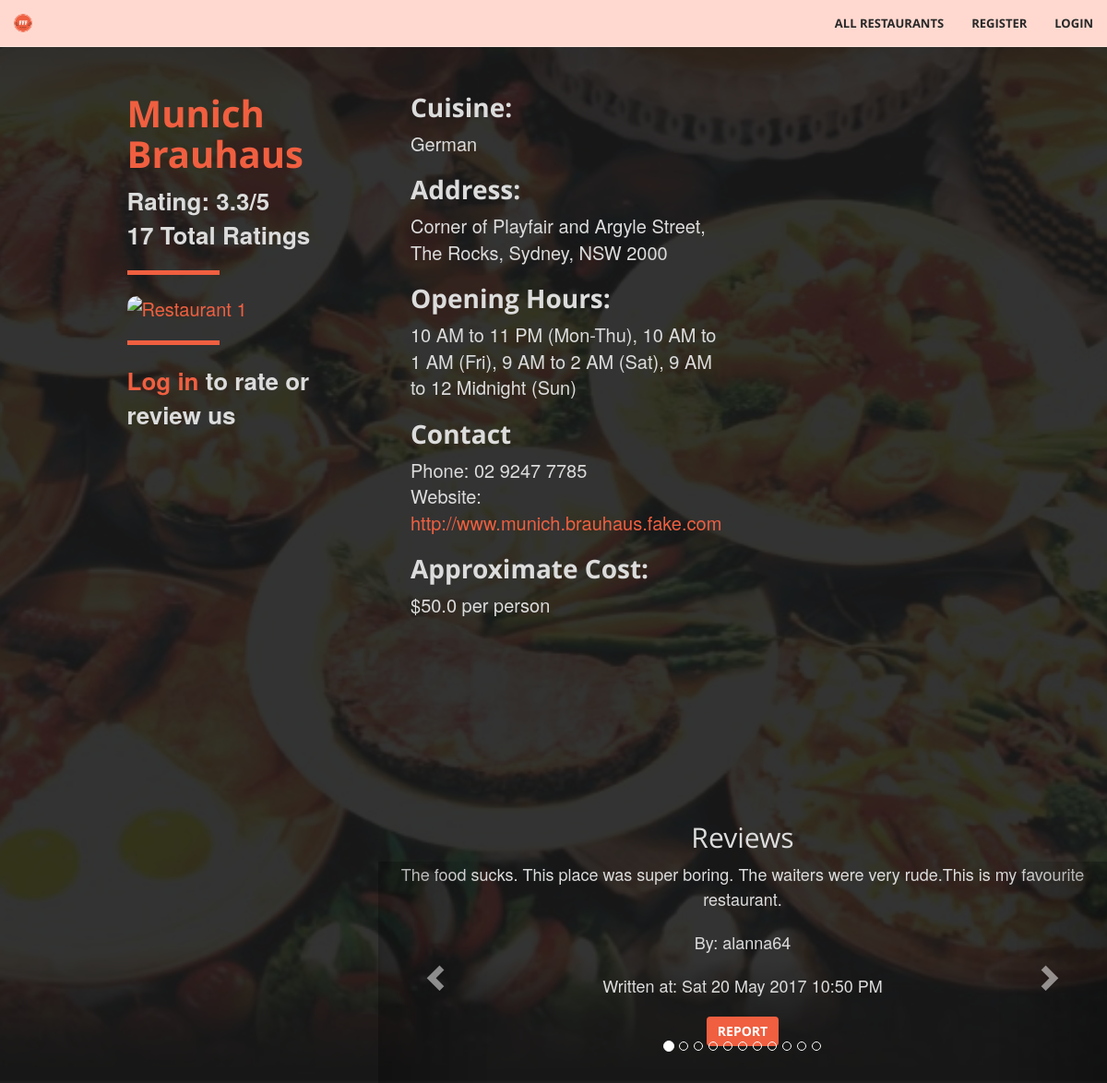
Screenshot of /restaurant/2 with the database file from the repository.
### tables this page shows
CREATE TABLE Restaurants (
				id			INTEGER not null unique,
				name		TEXT not null,
				suburb	TEXT not null,
				address	TEXT not null,
				postcode INTEGER not null,
				phone		TEXT,
				hours		TEXT, -- business hours; varying format
				cuisine	TEXT not null,
				owner		TEXT,
				website	TEXT not null check (website like 'http%://_%'),
				cost		FLOAT not null, -- average cost per person
				image		TEXT check (image like 'http%://_%'),
				PRIMARY KEY (id),
				FOREIGN KEY (owner) REFERENCES Users(username)
			);

CREATE TABLE Reviews (
				id				INTEGER unique not null,
				user			TEXT not null,
				restaurant	INTEGER not null,
				review		TEXT not null,
				timestamp	DATE not null,
				reported		INTEGER not null check (reported == 0 || reported == 1),
				PRIMARY KEY (user, restaurant), -- one review per user per restaurant
				FOREIGN KEY (user) REFERENCES Users(username),
				FOREIGN KEY (restaurant) REFERENCES Restaurants(id)
	);

### fff.py (the view, shortened to what this page needs)
@app.route('/restaurant/<path:rest_id>', methods=['GET', 'POST'])
def restaurant_page(rest_id):
	conn = sqlite3.connect('data.db')
	c = conn.cursor()
	r = db_interface.get_restaurant_by_id(c, id=rest_id)
	if r:
		reviews = db_interface.get_reviews(c, rest_id)
		already_reviewed = False
		if 'username' in session:
			already_reviewed = db_interface.already_reviewed_restaurant(c, rest_id, session['username'])
		if request.method == 'GET':
			return render_template('restaurant.html', restaurant=r, logged_in=('username' in session),
								   reviews=reviews, already_reviewed=already_reviewed)
	else:
		flash('Restaurant not found!')
		return redirect(url_for('restaurants_page'))

### classes.py (called while the page is built)
	def get_id(self): # Does not require setter
		return self.id

	def get_name(self):
		return self.name

	def get_address(self):
		return self.address

	def get_cuisine(self):
		return self.cuisine

	def get_phone(self):
		return self.phone

	def get_hours(self):
		return self.hours

	def get_rating(self):
		return self.rating

	def get_numRating(self):
		return self.numRating

	def get_website(self):
		return self.website

	def get_cost(self):
		return self.cost

	def get_image(self):
		return self.image

	def get_id(self):
		return self.id

	def get_user(self):
		return self.user

	def get_review(self):
		return self.review

	def get_timestamp(self):
		return self.timestamp

### db_interface.py (called while the page is built)
def get_restaurant_by_id(c, id):
	c.execute("""SELECT * FROM Restaurants WHERE ID=?""", (id, ))
	res = c.fetchone()
	if res:
		 r = Restaurant(
				id=res[0],
				name=res[1],
				suburb=res[2],
				address=res[3],
				postcode=res[4],
				phone=res[5],
				hours=res[6],
				cuisine=res[7],
				owner=res[8],
				website=res[9],
				cost=res[10],
				image=res[11],
				rating=find_average_rating(c, res[0]),
				numRating=find_number_rating(c, res[0])
		 )
		 return r

def find_average_rating(c, i):
	ratings = c.execute("SELECT rating FROM Ratings WHERE restaurant=?", (i, )).fetchall()
	ratings = [r[0] for r in ratings]
	avg = average(ratings)
	if avg == -1:
		 return 0 #this needs to be a number
	return avg

def find_number_rating(c, i):
	r = c.execute("SELECT COUNT(*) FROM Ratings WHERE restaurant=?", (i, )).fetchone()
	return r[0]

def get_reviews(c, restaurant_id):
	results = []
	c.execute("SELECT * FROM Reviews WHERE restaurant=?", (restaurant_id, ))
	for review in c.fetchall():
		 r = Review(
				id=review[0],
				user=review[1],
				review=review[3],
				timestamp=datetime.datetime.strptime(review[4], "%Y-%m-%d %H:%M:%S.%f"),
				reported=review[5]
		 )
		 results.append(r)
	return results

### fff.py (called while the page is built)
@app.context_processor
def utility_processor():
	def is_admin(user):
		conn = sqlite3.connect('data.db')
		c = conn.cursor()
		is_ad = c.execute('SELECT admin FROM Users where username="%s"' %user).fetchone()[0]
		if is_ad == 0:
			return False
		else:
			return True
	return dict(is_admin=is_admin)

### helpers_fff.py (called while the page is built)
def average(arr):  # Calculates average value of an array
    total = 0
    i = 0
    while i < len(arr):
        total += arr[i]
        i += 1
    if i == 0:
        return -1
    else:
        return round(total/i, 1)

### templates/restaurant.html (shortened to what this page needs)
{% extends "base.html" %}
{% block body %}
<header>
  <div class="restaurants">
    <div class="row">
      <br/>
      <div class="col-xs-3 col-xs-offset-1">
        <div class ="restaurants-listing-box">
          <div class="restaurants-listing">
            <h1>{{ restaurant.get_name() }} </h1>
            {% if restaurant.get_rating() == 0 %}
				  <b> Unrated </b> <br>
            {% else %}
				  <b> Rating: {{ restaurant.get_rating() }}/5 </b> <br>
              <b>{{ restaurant.get_numRating() }} Total Ratings</b>
            {% endif %}
            <hr align= "left">
            <a href="{{ url_for('restaurant_page', rest_id = restaurant.get_id()) }}"><img src="{{ restaurant.get_image() }}" alt="Restaurant 1" height ="300" width="440"></a> </br>
              {% if logged_in %}
                <h2>Rate us</h2>
                <form method="POST">
                  <fieldset class="rating">
                    <input type="radio" id="star5" name="rating" value="5" />
                    <label class = "full" for="star5" title="Amazing - 5 stars"></label>
                    <input type="radio" id="star4half" name="rating" value="4.5" />
                    <label class="half" for="star4half" title="4.5 stars"></label>
                    <input type="radio" id="star4" name="rating" value="4" />
                    <label class = "full" for="star4" title="Very good - 4 stars"></label>
                    <input type="radio" id="star3half" name="rating" value="3.5" />
                    <label class="half" for="star3half" title="3.5 stars"></label>
                    <input type="radio" id="star3" name="rating" value="3" />
                    <label class = "full" for="star3" title="Average - 3 stars"></label>
                    <input type="radio" id="star2half" name="rating" value="2.5" />
                    <label class="half" for="star2half" title="2.5 stars"></label>
                    <input type="radio" id="star2" name="rating" value="2" />
                    <label class = "full" for="star2" title="Below average - 2 stars"></label>
                    <input type="radio" id="star1half" name="rating" value="1.5" />
                    <label class="half" for="star1half" title="1.5 stars"></label>
                    <input type="radio" id="star1" name="rating" value="1" />
                    <label class = "full" for="star1" title="Not great - 1 star"></label>
                    <input type="radio" id="starhalf" name="rating" value="0.5" />
                    <label class="half" for="starhalf" title="0.5 stars"></label>
                  </fieldset>
                    <br>
                    <hr align = "left">
                  <input type="submit" value="Submit" class="btn btn-primary">
                </form>
                <hr>
              {%else%}
              <hr align= "left">
              <b><a class="page-scroll" href="{{ url_for('login') }}">Log in</a> to rate or review us</b>
              {% endif %}
          </div>
        </div>
      </div>
      <div class="col-xs-4">
        <div class="restaurants-listing">
          <h2>Cuisine:</h2>
          {{ restaurant.get_cuisine() }} <br/>
          <h2>Address:</h2>
          {{ restaurant.get_address() }} <br/>
          <h2>Opening Hours:</h2>
          {{ restaurant.get_hours() }} <br/>
          <h2>Contact </h2>
          Phone: {{ restaurant.get_phone() }} <br/>
          Website: <a href="{{ restaurant.get_website() }}">{{ restaurant.get_website() }}</a> <br/>
          <h2>Approximate Cost:</h2>
          ${{restaurant.get_cost()}} per person <br/> <br/>
        </div>
      </div>
    </div>
    <div class="row">
      <div class="col-xs-3 col-xs-offset-1">
      </div>
      <div class="col-xs-8">
        <h2>Reviews</h2>
        <div id="carousel-reviews" class="carousel slide" data-ride="carousel">
          <div class="row">
            <div class="carousel-inner" role="listbox">
              {% if reviews|length == 0 %}
                 <p>No reviews yet!</p>
              {% else %}
              {% for i in range(reviews|length) %}
                {% if i == 0 %}
                  <div class="item active">
                {% else %}
                  <div class="item">
                {% endif %}
                  <p>{{ reviews[i].get_review() }}</p>
                  <p>By: {{ reviews[i].get_user() }}</p>
                  <p>Written at: {{ reviews[i].get_timestamp().strftime('%a %d %b %Y %I:%M %p') }}</p>
						<form method="POST">
						  <input type="submit" name="report_review" value=Report Review" class="btn btn-primary">
						</form>
                  <br/>
                  <br/>
                </div>
              {% endfor %}
              {% endif %}
            </div>
            <a class="left carousel-control" href="#carousel-reviews" role="button" data-slide="prev">
              <span class="glyphicon glyphicon-chevron-left" aria-hidden="true"></span>
            </a>
            <a class="right carousel-control" href="#carousel-reviews" role="button" data-slide="next">
              <span class="glyphicon glyphicon-chevron-right" aria-hidden="true"></span>
            </a>
          </div>
          <div class="row">
            <ol class="carousel-indicators">
              {% for i in range(reviews|length) %}
                {% if i == 0 %}
                  <li data-target="#carousel-reviews" data-slide-to="{{ i }}" class="active"></li>
                {% else %}
                  <li data-target="#carousel-reviews" data-slide-to="{{ i }}"></li>
                {% endif %}
              {% endfor %}
            </ol>
          </div>
        </div>
      </div>
    </div>
  </div>
</header>
{% endblock %}

### templates/base.html (shortened to what this page needs)
<!DOCTYPE html>
<html lang="en">
    <head>
        <link href="{{ url_for('static', filename='vendor/bootstrap/css/bootstrap.min.css') }}" rel="stylesheet" type="text/css">
        <link href="{{ url_for('static', filename='vendor/font-awesome/css/font-awesome.min.css') }}" rel="stylesheet" type="text/css">
        <link href="{{ url_for('static', filename='vendor/bootstrap/css/bootstrap-select.min.css') }}" rel="stylesheet" type="text/css">
        <link href="{{ url_for('static', filename='fonts/open_sans.css') }}" rel="stylesheet" type="text/css">
        <link href="{{ url_for('static', filename='fonts/josefin_sans.css') }}" rel="stylesheet" type="text/css">
        <link href="{{ url_for('static', filename='css/fff.css') }}" rel="stylesheet" type="text/css">
        <link href="{{ url_for('static', filename='css/ratings.css') }}" rel="stylesheet" type="text/css">
    </head>
    <body>
      <div class="row">
        <nav id="mainNav" class="navbar navbar-default navbar-fixed-top">
          <div class="container-fluid">
            <div class="navbar-header">
              <a class="navbar-brand page-scroll" href="{{ url_for('home_page') }}"><img src = "{{ url_for('static', filename='img/FFF.png') }}"></a>
            </div>
            <div class="collapse navbar-collapse" id="bs-example-navbar-collapse-1">
              <ul class="nav navbar-nav navbar-right">
                <li>
                    <a class="page-scroll" href="{{ url_for('restaurants_page') }}">All Restaurants</a>
                </li>
                <li>
                  {% if session['logged_in'] != True %}
                    <a class="page-scroll" href="{{ url_for('register') }}">Register</a>
                  {% endif %}
                </li>
                <li>
                  {% if session['logged_in'] == True %}
                    <a class="page-scroll" href="{{ url_for('logout') }}">Logout</a>
                  {% else %}
                    <a class="page-scroll" href="{{ url_for('login') }}">Login</a>
                  {% endif %}
                </li>
              </ul>
            </div>
          </div>
        </nav>
      </div>
      {% block body %}
      {% endblock %}
    </body>
</html>

### static/css/fff.css (style rules this page uses)
html, body { height: 100%; width: 100%; }
body { font-family: 'Josefin Sans', 'Helvetica Neue', Arial, sans-serif; }
hr { border-color: #F05F40; border-width: 5px; max-width: 100px; }
a { -webkit-transition: all 0.35s; -moz-transition: all 0.35s; transition: all 0.35s; color: #F05F40; }
h1, h2, h3, h4, h5, h6 { font-family: 'Open Sans', 'Helvetica Neue', Arial, sans-serif; }
p { font-size: 18px; line-height: 1.5; margin-bottom: 20px; }
.navbar-default { background-color: white; border-color: rgba(34, 34, 34, 0.05); font-family: 'Open Sans', 'Helvetica Neue', Arial, sans-serif; -webkit-transition: all 0.35s; -moz-transition: all 0.35s; transition: all 0.35s; }
.navbar-default .navbar-header .navbar-brand { color: #F05F40; font-family: 'Open Sans', 'Helvetica Neue', Arial, sans-serif; font-weight: 700; text-transform: uppercase; }
.navbar-default .nav > li > a, .navbar-default .nav > li > a:focus { text-transform: uppercase; font-weight: 700; font-size: 13px; color: #222222; }
@media (min-width: 768px) { .navbar-default { background-color: #ffd9d0; border-color: rgba(255, 255, 255, 0.3); } }
@media (min-width: 768px) { .navbar-default .navbar-header .navbar-brand { color: rgb(40,40,40); } }
@media (min-width: 768px) { .navbar-default .nav > li > a, .navbar-default .nav > li > a:focus { color: rgb(40,40,40); } }
header { position: relative; width: 100%; min-height: auto; -webkit-background-size: cover; -moz-background-size: cover; background-size: cover; background-attachment: fixed; -o-background-size: cover; background-position: center; background-image: url('../img/FFFBackground.jpg'); text-align: center; color: rgb(220,220,220); margin-top: 40px; }
@media (min-width: 768px) { header { min-height: 100%; } }
.btn-primary { color: white; background-color: #F05F40; border-color: #F05F40; -webkit-transition: all 0.35s; -moz-transition: all 0.35s; transition: all 0.35s; }
.btn { font-family: 'Open Sans', 'Helvetica Neue', Arial, sans-serif; border: none; font-weight: 700; text-transform: uppercase; }
body { webkit-tap-highlight-color: #222222; }
.restaurants { position: relative; overflow: auto; background-color: rgba(0, 0, 0, 0.8); margin-top: 50px; }
.restaurants .restaurants-listing { text-align: left; font-size:20px; padding: 10px; margin-left: 25px; height: 100vh; }
.restaurants .restaurants-listing h1 { font-size: 40px; color: #F05F40; font-weight: bold; }
.restaurants .restaurants-listing h2 { font-weight: bold; font-size:28px; }
.restaurants .restaurants-listing b { font-weight: none; font-size: 26px; }
img { max-height: 100%; max-width: 100%; border-radius: 10px; }
.collapse li a { color: white; }

### rows the page displays
Restaurants: get_name "Munich Brauhaus", get_cuisine "German", get_address "Corner of Playfair and Argyle Street, The Rocks, Sydney, NSW 2000", get_hours "10 AM to 11 PM (Mon-Thu), 10 AM to 1 AM (Fri), 9 AM to 2 AM (Sat), 9 AM to 12 Midnight (Sun)", get_phone "02 9247 7785", get_website "http://www.munich.brauhaus.fake.com", get_cost "50.0"
Reviews: review "The food sucks. This place was super boring. The waiters were very rude.This is my favourite restaurant.", user "alanna64"

### other values shown
{{ restaurant.get_rating() }} "3.3"
{{ restaurant.get_numRating() }} "17"
{{ reviews[i].get_timestamp().strftime('%a %d %b %Y %I:%M %p') }} "Sat 20 May 2017 10:50 PM"
